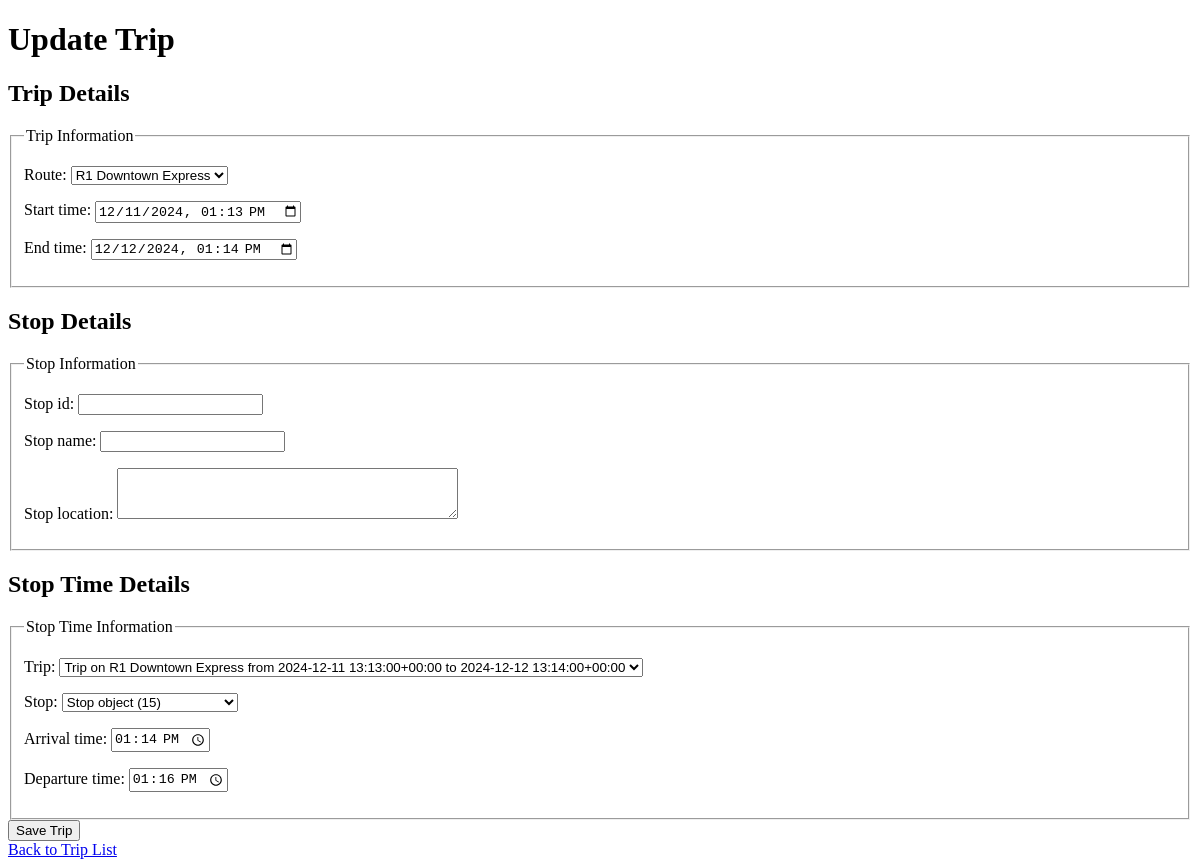
Page /trip/6/edit/ on the committed database.
### rideshare/models.py (models this page shows, shortened)
class Route(models.Model):
    route_id = models.CharField(max_length=50, primary_key=True)
    agency = models.ForeignKey(Agency, on_delete=models.CASCADE)
    route_long_name = models.CharField(max_length=100)
    def __str__(self):
        return self.route_long_name
    class Meta:
        verbose_name = "Route"
        verbose_name_plural = "Routes"

class Trip(models.Model):
    name = models.CharField(max_length=100, default="Unknown Trip")
    stop = models.ForeignKey('Stop', on_delete=models.CASCADE, null=True, blank=True)
    route = models.ForeignKey('Route', on_delete=models.CASCADE)
    start_time = models.DateTimeField()
    end_time = models.DateTimeField()
    def __str__(self):
        return f"Trip on {self.route.route_long_name} from {self.start_time} to {self.end_time}"

class Stop(models.Model):
    stop_id = models.CharField(max_length=50, primary_key=True)
    stop_name = models.CharField(max_length=100)
    stop_location = models.CharField(max_length=255, null=True, blank=True)  # Add this field if needed

class StopTime(models.Model):
    stop_time_id = models.AutoField(primary_key=True)
    trip = models.ForeignKey(Trip, on_delete=models.CASCADE)
    stop = models.ForeignKey(Stop, on_delete=models.CASCADE)
    arrival_time = models.TimeField(null=True, blank=True)
    departure_time = models.TimeField(null=True, blank=True)

### rideshare/views.py (the view)
# urls.py: path('trip/<int:pk>/edit/', views.update_trip, name='update_trip'),
def update_trip(request, pk):
    trip = get_object_or_404(Trip, pk=pk)  # Retrieve the trip or raise 404 if not found
    stop_time = StopTime.objects.filter(trip=trip).first()  # Get the first StopTime related to the trip
    if request.method == 'POST':
        trip_form = TripForm(request.POST, instance=trip)
        stop_form = StopForm(request.POST, instance=trip.stop)  # Pre-populate the StopForm with existing Stop
        stop_time_form = StopTimeForm(request.POST, instance=stop_time)  # Update StopTime if it exists
        if trip_form.is_valid() and stop_form.is_valid() and stop_time_form.is_valid():
            trip_form.save()  # Save the Trip updates
            stop = stop_form.save()  # Update or create a new Stop if needed
            stop_time = stop_time_form.save(commit=False)
            stop_time.trip = trip  # Ensure StopTime is still linked to the updated trip
            stop_time.stop = stop  # Ensure StopTime is still linked to the updated Stop
            stop_time.save()  # Save the StopTime
            return redirect('trip_list')  # Ensure the URL name matches the correct view
    else:
        trip_form = TripForm(instance=trip)
        stop_form = StopForm(instance=trip.stop)  # Pre-populate with existing Stop data
        stop_time_form = StopTimeForm(instance=stop_time)  # Pre-populate with existing StopTime data if any
    return render(request, 'rideshare/trip_form.html', {
        'trip_form': trip_form,
        'stop_form': stop_form,
        'stop_time_form': stop_time_form
    })

### rideshare/forms.py (shortened to what this page needs)
class TripForm(forms.ModelForm):
    class Meta:
        model = Trip
        fields = ['route', 'start_time', 'end_time']  # Adding route as ForeignKey field
        widgets = {
            'start_time': forms.DateTimeInput(attrs={'type': 'datetime-local'}),
            'end_time': forms.DateTimeInput(attrs={'type': 'datetime-local'}),
        }

class StopForm(forms.ModelForm):
    class Meta:
        model = Stop
        fields = ['stop_id', 'stop_name', 'stop_location']
        widgets = {
            'stop_location': forms.Textarea(attrs={'rows': 3}),
        }

### rideshare/templates/rideshare/trip_form.html (shortened to what this page needs)
<!DOCTYPE html>
<html lang="en">
<head>
    {% load static %}
    <link rel="stylesheet" type="text/css" href="{% static 'rideshare/css/styles.css' %}">
</head>
<body>
    <h1>{% if trip_form.instance.pk %}Update{% else %}Create{% endif %} Trip</h1>
    <form method="POST">
        <h2>Trip Details</h2>
        <fieldset>
            <legend>Trip Information</legend>
            {{ trip_form.as_p }}
        </fieldset>
        <h2>Stop Details</h2>
        <fieldset>
            <legend>Stop Information</legend>
            {{ stop_form.as_p }}
        </fieldset>
        <h2>Stop Time Details</h2>
        <fieldset>
            <legend>Stop Time Information</legend>
            {{ stop_time_form.as_p }}
        </fieldset>
        <button type="submit">Save Trip</button>
    </form>
    <a href="{% url 'trip_list' %}">Back to Trip List</a>
</body>
</html>

### rows in the picture
Route: route "R1 Downtown Express"
Trip: start_time "12/11/2024 13:13", end_time "12/12/2024 13:14"
StopTime: trip "Trip on R1 Downtown Express from 2024-12-11 13:13:00+00:00 to 2024-12-12 13:14:00+00:00", stop "Stop object (15)", arrival_time "13:14:00", departure_time "13:16:00"
